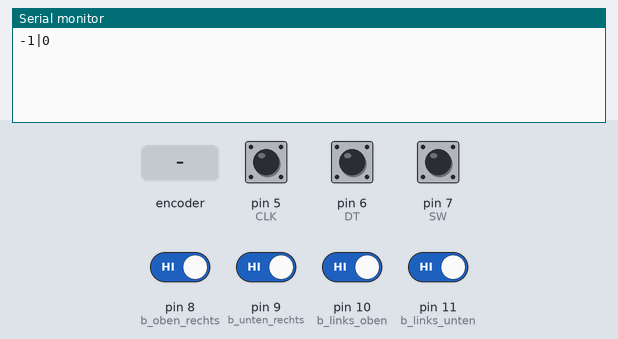
This sketch was run on a simulated Arduino Uno, built with avr-gcc and run on an emulated ATmega328P. Parts: the last lines printed to the serial monitor. The test bench sets the inputs (shaded band); at power-on: pin 5 (CLK), pin 6 (DT), pin 7 (SW), pin 8 (b_oben_rechts), pin 9 (b_unten_rechts), pin 10 (b_links_oben), pin 11 (b_links_unten) HIGH.

Above: at 1.2 s.
1.3 s: pin 8 (b_oben_rechts) driven LOW
At 1.8 s:
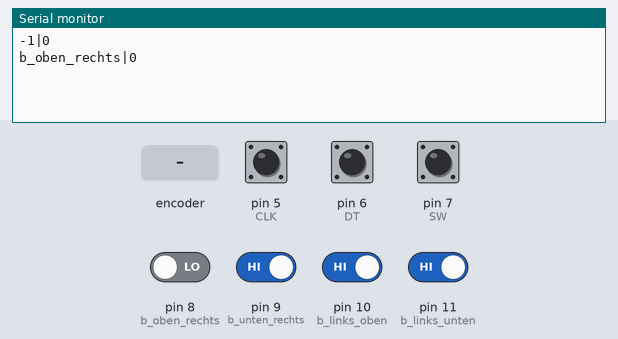
2.8 s: pin 9 (b_unten_rechts) driven LOW
At 4.0 s:
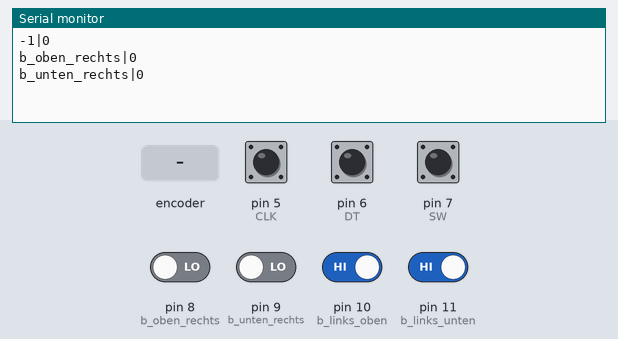
4.3 s: pin 10 (b_links_oben) driven LOW
At 5.3 s:
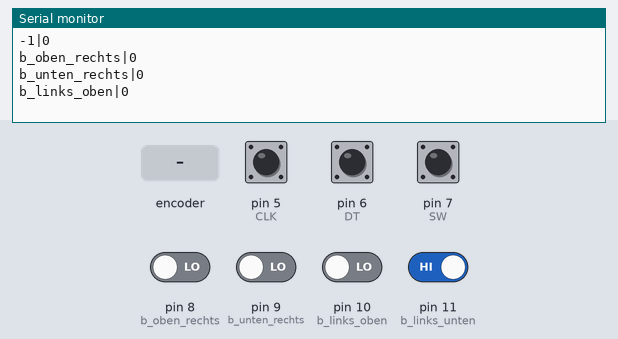
5.8 s: pin 11 (b_links_unten) driven LOW
At 6.4 s:
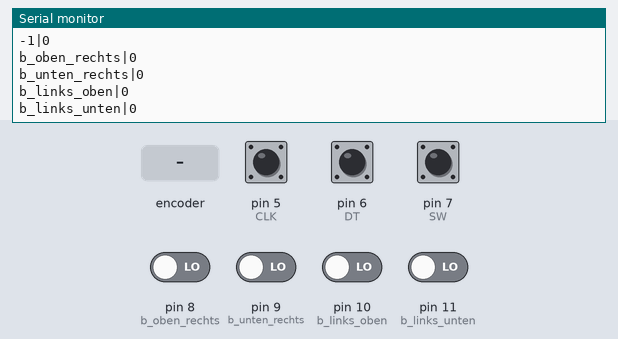
7.3 s: rotary encoder on pin 5 (CLK) / pin 6 (DT) turned 1 step (first pin leading)
At 8.2 s:
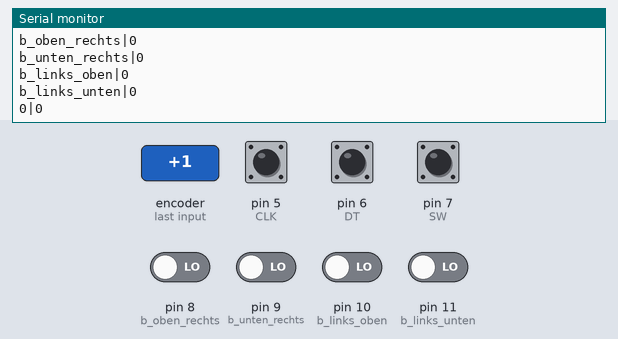
9.0 s: pin 7 (SW) pulled LOW for 0.15 s
At 9.6 s:
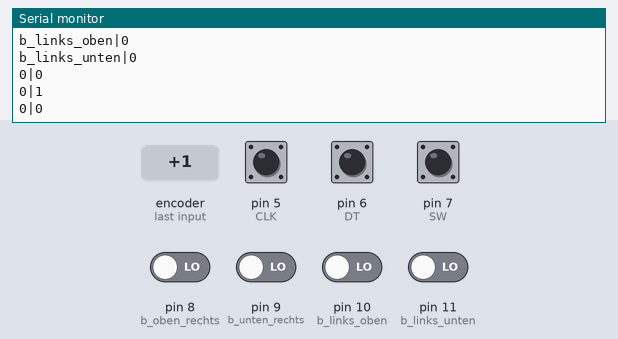

The sketch:

drehschalter_und_buttons_test.ino
```cpp
//drehschalter
int DT = 6;
int CLK = 5;
int SW = 7;
int Position = 0;
int Letzte_Position = LOW;
int n = LOW;
int Taster = LOW;
int Letzte_Taster = LOW;

//4 buttons
int b_oben_rechts = 8;
int b_oben_rechts_old_state = LOW;
int b_unten_rechts = 9;
int b_unten_rechts_old_state = LOW;
int b_links_oben = 10;
int b_links_oben_old_state = LOW;
int b_links_unten = 11;
int b_links_unten_old_state = LOW;
void setup() {
  // initialize the pushbutton pin as an input:
  pinMode(b_oben_rechts, INPUT);
  pinMode(b_oben_rechts, INPUT);
  pinMode(b_oben_rechts, INPUT);
  pinMode(b_oben_rechts, INPUT);
  //Drehschalter
  pinMode(CLK, INPUT_PULLUP);
  pinMode(DT, INPUT_PULLUP);
  pinMode(SW, INPUT_PULLUP);
  Serial.begin(115200);

  //set first values :)

  b_oben_rechts_old_state = digitalRead(b_oben_rechts);
  b_unten_rechts_old_state =digitalRead(b_unten_rechts);

  b_links_oben_old_state = digitalRead(b_links_oben);
  b_links_unten_old_state =digitalRead(b_links_unten);
}
void loop() {
  n = digitalRead(CLK);
  Taster = !digitalRead(SW);
  if (Taster != Letzte_Taster) {
    Serial.print(Position);
    Serial.print("|");
    Serial.println(Taster);
    delay(10);
    Letzte_Taster = Taster;
  }
  if ((Letzte_Position == LOW) && (n == HIGH)) {
    if (digitalRead(DT) == LOW) {
      Position++;
    }
    else {
      Position--;
    }
    Serial.print(Position);
    Serial.print("|");
    Serial.println(Taster);
  }
  Letzte_Position = n;

  /* finally check if a button changed
   *
   */
   if(b_oben_rechts_old_state != digitalRead(b_oben_rechts))
   {
      b_oben_rechts_old_state = digitalRead(b_oben_rechts);
    Serial.print("b_oben_rechts|");
    Serial.println(b_oben_rechts_old_state);
   }

      if(b_unten_rechts_old_state != digitalRead(b_unten_rechts))
   {
      b_unten_rechts_old_state = digitalRead(b_unten_rechts);
    Serial.print("b_unten_rechts|");
    Serial.println(b_unten_rechts_old_state);
   }

         if(b_links_oben_old_state != digitalRead(b_links_oben))
   {
      b_links_oben_old_state = digitalRead(b_links_oben);
    Serial.print("b_links_oben|");
    Serial.println(b_links_oben_old_state);
   }

            if(b_links_unten_old_state != digitalRead(b_links_unten))
   {
      b_links_unten_old_state = digitalRead(b_links_unten);
    Serial.print("b_links_unten|");
    Serial.println(b_links_unten_old_state);
   }

   }
```

Measured:
- after the input at 1.3 s, the serial monitor: prints a new line at once (image 1)
- after the input at 2.8 s, the serial monitor: prints a new line at once (image 2)
- after the input at 4.3 s, the serial monitor: prints a new line at once (image 3)
- after the input at 5.8 s, the serial monitor: prints a new line at once (image 4)
- after the input at 7.3 s, the serial monitor: prints a new line after 0.05 s (image 5)
- after the input at 9.0 s, the serial monitor: prints a new line at once (image 6)
